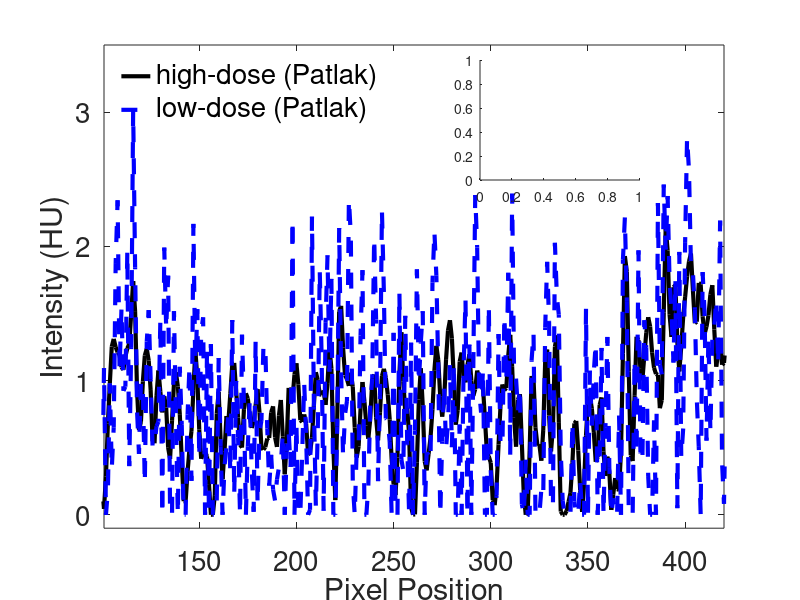

Reproduce this figure in MATLAB. (Note: this script raises an error after producing the figure.)
% Experiment: Vertical profile
%
%   Ruogu Fang 4/5/2013
%   Advanced Multimedia Processing (AMP) Lab
%   Department of Electrical and Computer Engineering
%   Cornell University

% Initialization
clear; close all; clc;

% Set paths
addpath(genpath('Utilities')); % Add utilities folder to path
addpath('Data'); % Add data folder to path
load('P15_15mA'); % Load PCT maps

x = 320; x1 = 101; x2 = 420; y1 = -0.1; y2 = 3.5;

ref = im(:,x);
patlak = imnoise(:,x);
hdi = imout_bp(:,x);

% Compare groundtruth and Patlak
figure;
plot(ref,'k','LineWidth',3);
hold on;
plot(patlak,'b--','LineWidth',3);
xlabel('Pixel Position','FontSize',20);
ylabel('Intensity (HU)','FontSize',20);
axis([x1 x2 y1 y2]);
set(gca,'FontSize',20);
h_legend=legend('high-dose (Patlak)','low-dose (Patlak)');
set(h_legend,'FontSize',20,'Box','off','Location','NorthWest');

% Show thumbnail of the brain
y0 = 61; x0 = 101; w0 = 320; h0 = 380;
I = im(y0:y0+h0-1,x0:x0+w0-1);
% I(y1:y2,x0-1:x0+1)=10;
axes('position',[0.6,0.7,0.2,0.2]);
ctshow(I,[],[0 5]);hold on;
line([x-x0 x-x0],[1 h0],'Color','w','LineStyle','-','LineWidth',1);

% Compare groundtruth and shd-Patlak
figure;
plot(ref,'k','LineWidth',3);
hold on;
plot(hdi,'r--','LineWidth',3);
xlabel('Pixel Position','FontSize',20);
ylabel('Intensity (HU)','FontSize',20);
axis([x1 x2 y1 y2]);
set(gca,'FontSize',20);
h_legend=legend('high-dose (Patlak)','low-dose (shd-Patlak)');
set(h_legend,'FontSize',20,'Box','off','Location','NorthWest');

% Show thumbnail of the brain
y0 = 61; x0 = 101; w0 = 320; h0 = 380;
I = im(y0:y0+h0-1,x0:x0+w0-1);
% I(y1:y2,x0-1:x0+1)=10;
axes('position',[0.6,0.7,0.2,0.2]);
ctshow(I,[],[0 5]);hold on;
line([x-x0 x-x0],[1 h0],'Color','w','LineStyle','-','LineWidth',1);

% Lin's concordant coefficients
[p1 ci1] = pct_lincon(patlak,ref)
[p2 ci2] = pct_lincon(hdi,ref)
